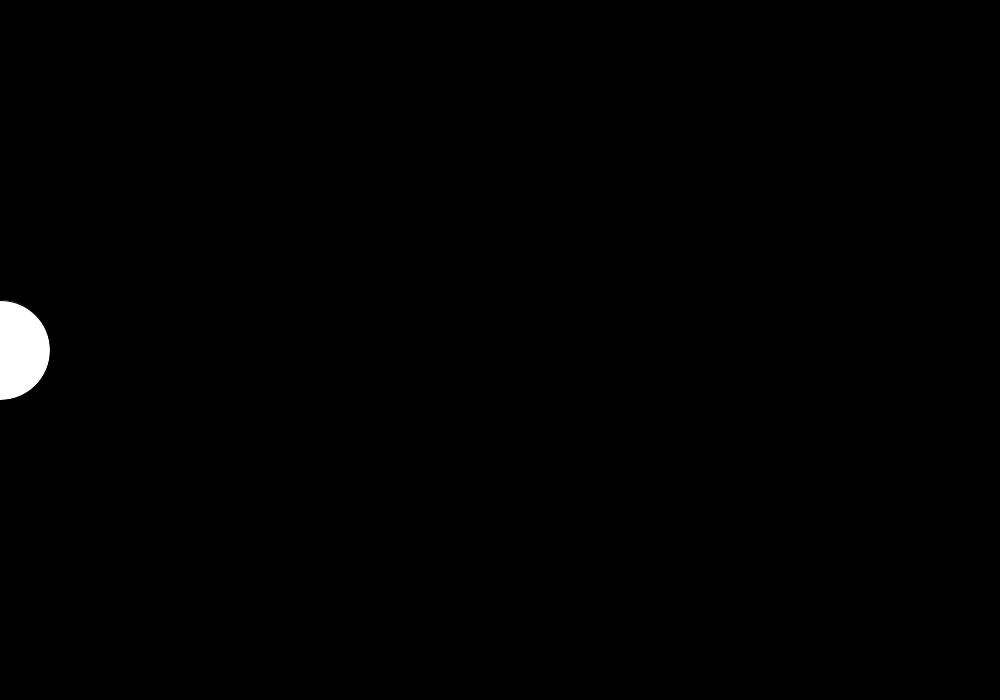
Frame 1 (no input)
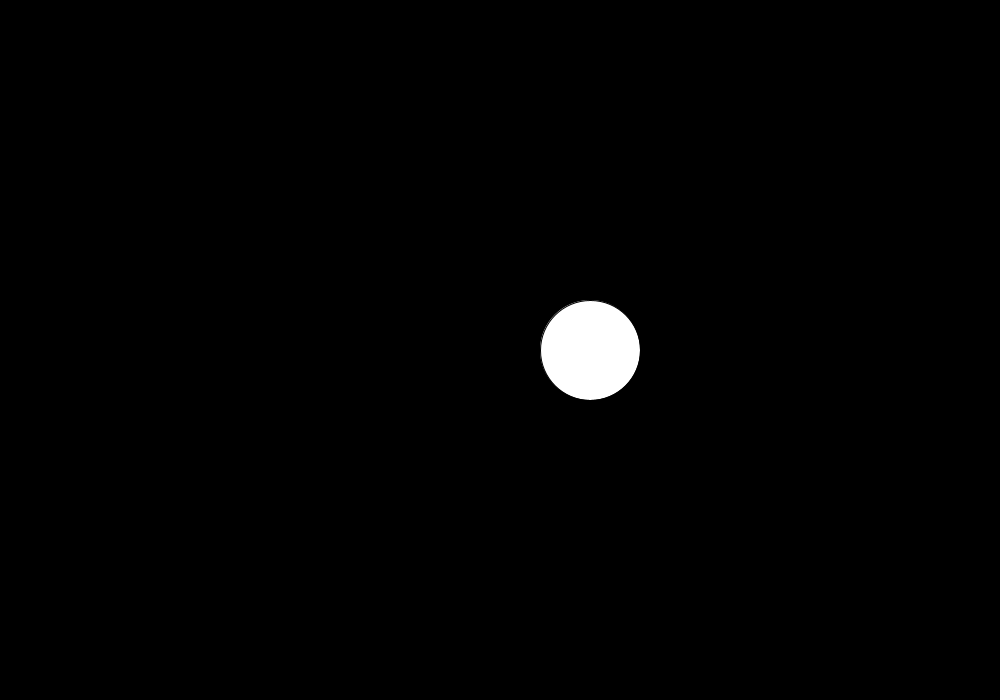
Frame 60 (the mouse pressed at the canvas centre just before this capture)
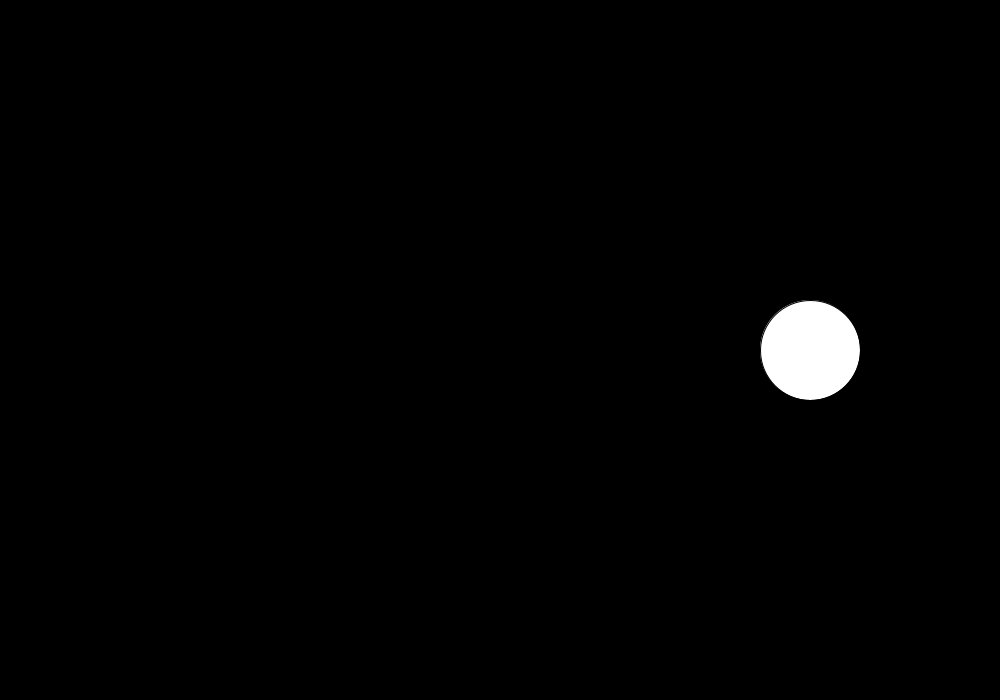
Frame 120 (the mouse held since frame 60 and released just before this capture)

The Processing sketch that drew these frames (run headless with seeded random() and noise(); from frame 60 on, the mouse is pressed at the canvas centre):

// Processing sketch: processing_15809
// ── processing_15809.pde

int x = 0;
int direccion = 10;

void setup(){
  size(1000, 700);
}

void draw(){
  background(0);
  fill(255);
  smooth();
  ellipse(x, height/2, 100, 100);
  x = x+direccion;
 
 if (x >= width || x <= 0 ){
    direccion = direccion*-1;
} 
  
}
